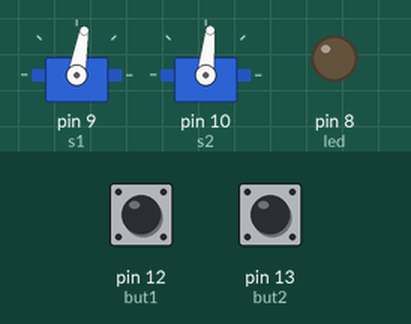
A sketch run on a simulated Arduino Uno, built with avr-gcc and run on an emulated ATmega328P. On the bench: 2 × servo, output pins drawn as LEDs (lit = HIGH). Inputs (shaded band) come from the test bench; at power-on: pin 12 (but1) LOW, pin 13 (but2) LOW.

Above: at 0.3 s.
At 8.1 s:
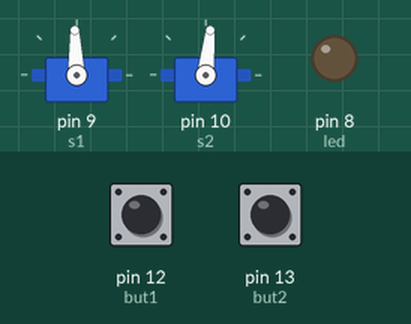
At 13.8 s:
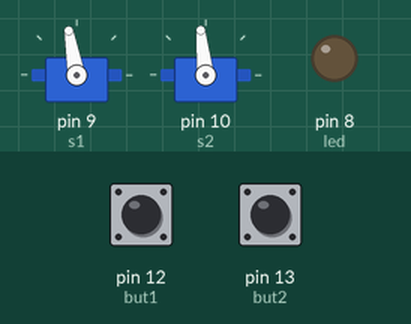
At 28.2 s:
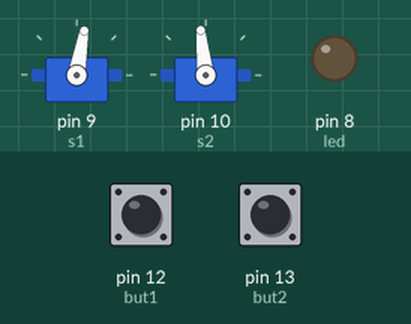
At 33.5 s:
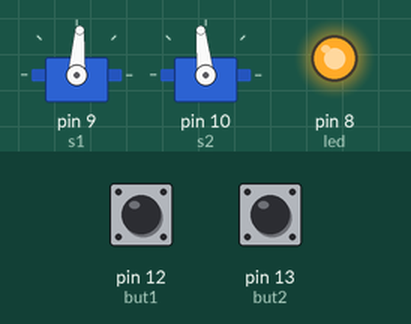
At 39.5 s:
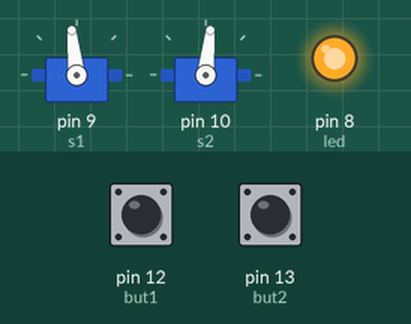
Timing chart, 0 to 40.0 s (numbered marks = the images above):
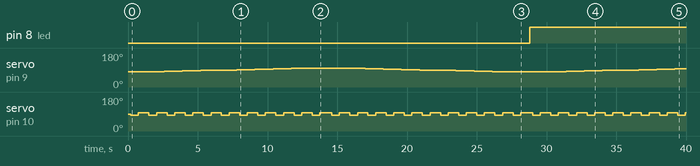

Measured:
- by itself, pin 8 (led): LOW → HIGH at 28.8 s
- by itself, servo on pin 9 (s1): 80° → 82° at 1.3 s, → 84° 1.3 s later, → 86° 1.3 s later, → 88° 1.3 s later, … (28 changes in this stretch)
- by itself, servo on pin 10 (s2): alternates 96° for 0.75 s and 84° for 0.55 s

The sketch:

cat2.ino
```cpp
//doumaobang.ino
#include<Servo.h>
Servo Servo1;
Servo Servo2;
int pot1, pot2, pot3;
int s1 = 9;
int s2 = 10;
int yanchi = 15;
#define led 8
#define but1 12
#define but2 13
int valbut1 =0;
int valbut2 =0;
int old_valbut1 = 0;
int old_valbut2 = 0;
int ledstate= 1;
int servos = 0;
int zuoyou = 550;

void setup() {
  Servo1.attach(s1);
  Servo2.attach(s2);
  Servo1.write(90);
  Servo2.write(90);
  pinMode(led, OUTPUT);
  pinMode(but1, INPUT);
  pinMode(but2, INPUT);

}

void loop() {
  valbut1 = digitalRead(but1);
  valbut2 = digitalRead(but2);
    if((valbut2 == HIGH)&&(old_valbut2 == LOW)){
      servos = 1 - servos;
      delay(100);
    }
    old_valbut2 = valbut2;
    if(servos == 1){
    pot1 = analogRead(0);
    pot2 = analogRead(1);
    pot1 = map(pot1, 0, 1023, 70, 110);
    pot2 = map(pot2, 0, 1023, 70, 110);
    Servo1.write(pot1);
    Servo2.write(pot2);
    delay(yanchi);
    }
    else
    {
        for(int pot3= 80; pot3 <=100 ; pot3 += 2){
            Servo1.write(pot3);
            delay(200);
	      	Servo2.write(84);
	      	delay(zuoyou);
	      	Servo2.write(96);
	      	delay(zuoyou);
	        }
            delay(100);
        for(int pot3=100; pot3 >= 80; pot3 -= 2){
            Servo1.write(pot3);
            delay(200);
      		Servo2.write(84);
      		delay(zuoyou);
      		Servo2.write(96);
      		delay(zuoyou);
        	}
        	delay(100);
    }
    if((valbut1 == HIGH)&&(old_valbut1 == LOW)){
        ledstate = 1 - ledstate;
        delay(40);
    }
    old_valbut1 = valbut1;
    if(ledstate == 1){
        digitalWrite(led, HIGH);
    }
    else{digitalWrite(led, LOW);}
 }
```
